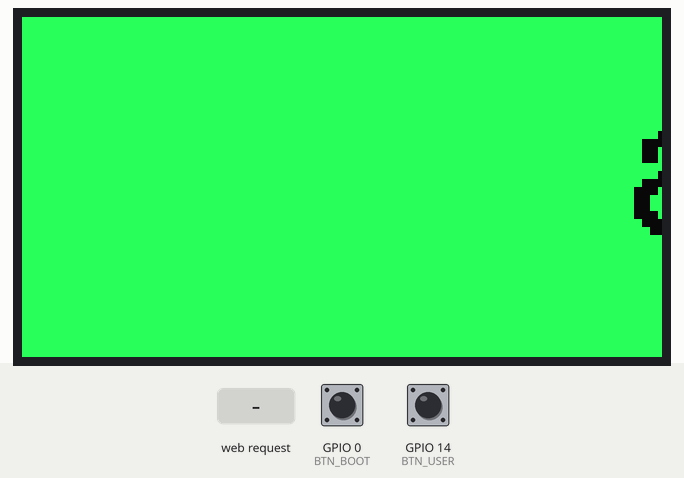
The sketch below on a simulated ESP32-S3. On the bench: 320×170 colour display. The test bench sets the inputs (shaded band); at power-on: GPIO 0 (BTN_BOOT) HIGH, GPIO 14 (BTN_USER) HIGH. EEPROM starts erased; what the sketch prints to the serial monitor is not drawn.

Above: at 1.7 s.
1.8 s: GPIO 0 (BTN_BOOT) pulled LOW for 0.2 s
At 2.81 s:
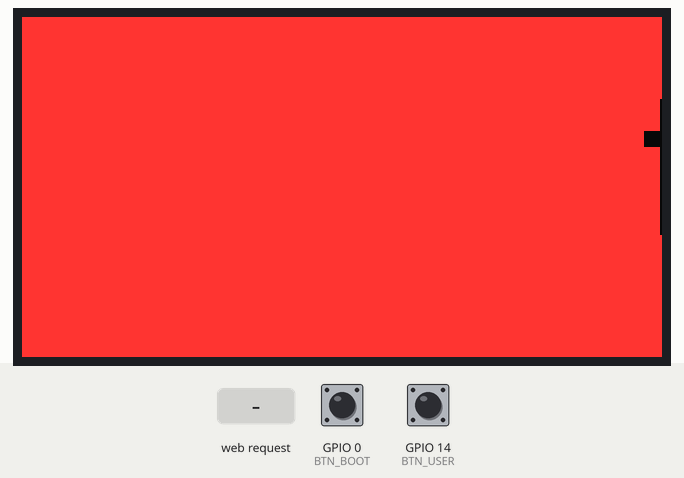
4.3 s: GPIO 14 (BTN_USER) pulled LOW for 3.2 s
At 6.89 s:
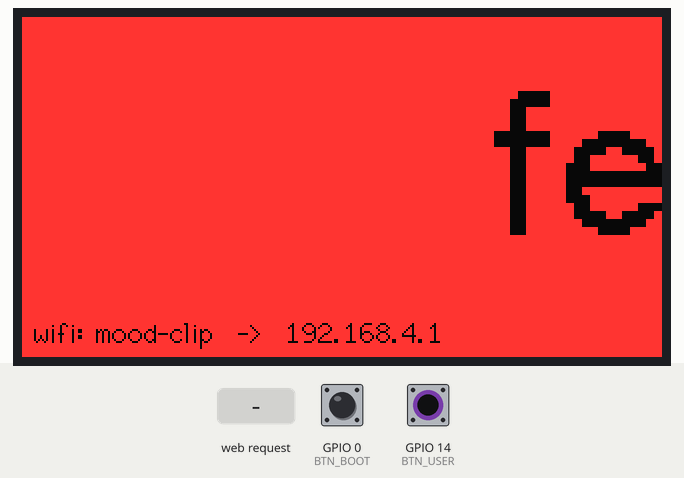
9.0 s: GPIO 0 (BTN_BOOT) pulled LOW for 1 s
At 10.52 s:
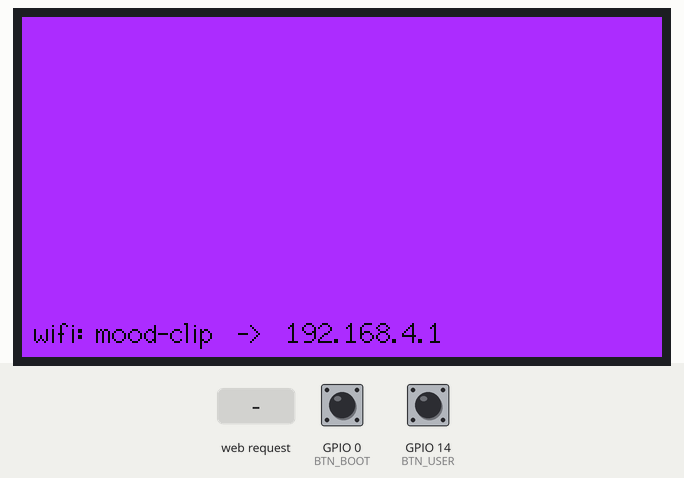
12.5 s: HTTP request GET /set?m=0 received
At 12.89 s:
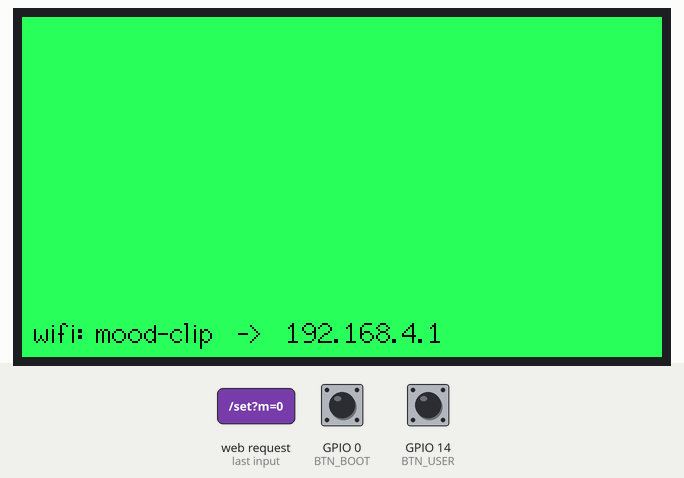
14.8 s: HTTP request GET /custom?t=1 received
At 16.52 s:
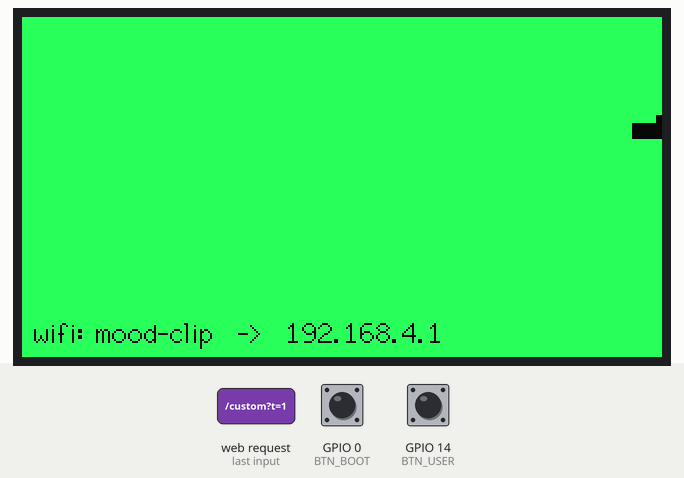
17.5 s: GPIO 14 (BTN_USER) pulled LOW for 3.2 s
At 19.98 s:
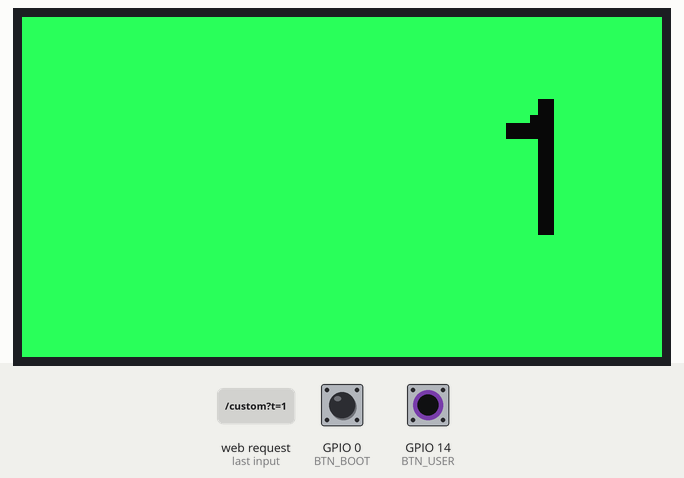

Measured:
- after the input at 14.8 s, the display: first differs from a run without the input after 0.20 s (image 5 shows a later state)

The sketch:

mood-clip.ino
```cpp
/*
 * mood-clip
 *
 * A wearable hair clip that displays a mood. Change it with the onboard
 * button, or from a phone over the clip's own WiFi access point.
 *
 * Hardware: LILYGO T-Display-S3 (ESP32-S3, 1.9" 170x320 ST7789) + LiPo.
 *
 *   BOOT button (GPIO0)  - short press: next mood
 *   USER button (GPIO14) - hold 2s: toggle the phone control AP
 *
 * No secrets file, no network credentials. Safe to hand to someone.
 */
#include <esp_sleep.h>
#include <driver/rtc_io.h>
#include <WiFi.h>
#include <WebServer.h>
#include <Preferences.h>
#include <TFT_eSPI.h>

// ---------------------------------------------------------------- config

#define AP_SSID      "mood-clip"
#define AP_PASSWORD  ""            // "" = open network. 8+ chars if you set one.

static const unsigned long AP_TIMEOUT_MS = 3UL * 60 * 1000;  // auto-off

// ---------------------------------------------------------------- hardware

#define PIN_POWER_ON 15   // MUST be HIGH or the screen is black on battery
#define PIN_LCD_BL   38
#define BTN_BOOT      0   // active LOW
#define BTN_USER     14   // active LOW

TFT_eSPI tft;
TFT_eSprite spr = TFT_eSprite(&tft);

static const int SCREEN_W = 320;
static const int SCREEN_H = 170;

WebServer server(80);
Preferences prefs;

// ---------------------------------------------------------------- moods

struct Mood {
  const char *name;      // shown on the phone button
  const char *face;      // shown on the phone button only
  const char *message;   // scrolls across the clip
  uint16_t    bg;
  uint16_t    fg;
};

// 565 colours
#define C_GREEN   0x2FEB
#define C_RED     0xF9A6
#define C_PINK    0xFC3B
#define C_PURPLE  0xA97F
#define C_BLUE    0x5D7F
#define C_AMBER   0xFD20
#define C_INK     0x0841

const Mood MOODS[] = {
  { "good",    ":)",   "all good over here",        C_GREEN,  C_INK },
  { "hangry",  ">:(",  "feed me immediately",       C_RED,    C_INK },
  { "tired",   "-_-",  "running on 3% battery",     C_PURPLE, C_INK },
  { "busy",    ":|",   "do not perceive me",        C_AMBER,  C_INK },
  { "happy",   "^-^",  "having a lovely time",      C_PINK,   C_INK },
  { "chill",   ":O",   "no thoughts, head empty",   C_BLUE,   C_INK },
};
static const int MOOD_COUNT = sizeof(MOODS) / sizeof(MOODS[0]);

// Appended after the message, so it repeats with every scroll cycle.
// Index 0 is "none". ASCII only — the built-in fonts have nothing else.
// Nothing containing '<' here, it would break the HTML.
const char *FACES[] = { "", ":)", ">:(", "-_-", ":|", "^-^", ":O", ":P", "x_x" };
static const int FACE_COUNT = sizeof(FACES) / sizeof(FACES[0]);

int  moodIndex     = 0;
int  faceIndex     = 0;       // 0 = no face
char customMsg[64] = "";      // set from the phone; overrides the message

uint16_t customBg    = 0;     // chosen from the phone colour picker
bool     useCustomBg = false;

// ---------------------------------------------------------------- state

bool          apActive    = false;
bool          pageServed  = false;   // someone loaded the page this session
unsigned long apStarted   = 0;
unsigned long lastRequest = 0;

int           scrollX     = SCREEN_W;
unsigned long lastStep    = 0;
static const int SCROLL_DELAY_MS = 16;
static const int GAP_PX          = 180;

// ------------------------------------------------------ types & prototypes

// These must appear above the first function definition. Arduino generates
// prototypes and inserts them there, so any type used in a signature has to
// be declared before that point.

struct Button {
  uint8_t       pin;
  bool          down      = false;
  unsigned long downAt    = 0;
  bool          longFired = false;
};

Button bBoot{BTN_BOOT};
Button bUser{BTN_USER};

enum BtnEvent { BTN_NONE, BTN_SHORT, BTN_LONG };

BtnEvent poll(Button &b, unsigned long longMs);
void drawFrame();
void applyMood(int idx);
void startAP();
void stopAP();
void saveState();

// ---------------------------------------------------------------- persistence

void saveState() {
  prefs.begin("moodclip", false);
  prefs.putInt("mood", moodIndex);
  prefs.putInt("face", faceIndex);
  prefs.putString("custom", customMsg);
  prefs.end();
}

void loadState() {
  prefs.begin("moodclip", true);
  moodIndex = prefs.getInt("mood", 0);
  faceIndex = prefs.getInt("face", 0);
  String c  = prefs.getString("custom", "");
  prefs.end();

  if (moodIndex < 0 || moodIndex >= MOOD_COUNT) moodIndex = 0;
  if (faceIndex < 0 || faceIndex >= FACE_COUNT) faceIndex = 0;
  strncpy(customMsg, c.c_str(), sizeof(customMsg) - 1);
  customMsg[sizeof(customMsg) - 1] = '\0';
}

// ---------------------------------------------------------------- display

// The face is appended to the message rather than drawn separately, so the
// marquee's two copies carry it along and it reappears every cycle.
String currentMessage() {
  String m = customMsg[0] ? String(customMsg) : String(MOODS[moodIndex].message);
  if (faceIndex > 0) {
    m += "  ";
    m += FACES[faceIndex];
  }
  return m;
}

void applyMood(int idx) {
  if (idx < 0 || idx >= MOOD_COUNT) return;
  moodIndex    = idx;
  customMsg[0] = '\0';        // picking a preset clears any custom text
  useCustomBg  = false;       // and its colour
  scrollX      = SCREEN_W;    // restart the marquee
  saveState();                // the face is deliberately kept
  Serial.printf("mood: %s\n", MOODS[moodIndex].name);
}

void drawFrame() {
  const Mood &m = MOODS[moodIndex];

  uint16_t bg = useCustomBg ? customBg  : m.bg;
  uint16_t fg = useCustomBg ? TFT_BLACK : m.fg;

  spr.fillSprite(bg);
  spr.setTextColor(fg, bg);

  // Message, large, filling the screen. Font 4 at size 4 is 104px tall,
  // so (170 - 104) / 2 = 33 centres it vertically.
  spr.setTextFont(4);
  spr.setTextSize(4);
  spr.setTextDatum(TL_DATUM);
  String msg = currentMessage();
  int w = spr.textWidth(msg);

  spr.drawString(msg, scrollX, 33);
  spr.drawString(msg, scrollX + w + GAP_PX, 33);   // second copy = seamless loop

  // Only while waiting for someone to connect. It disappears once the page
  // has been served, which is exactly when it stops being useful.
  if (apActive && !pageServed) {
    spr.setTextFont(2);
    spr.setTextSize(1);
    spr.drawString("wifi: " AP_SSID "  ->  192.168.4.1", 6, 150);
  }

  spr.pushSprite(0, 0);

  if ((scrollX -= 3) < -(w + GAP_PX)) scrollX = 0;
}

// ---------------------------------------------------------------- web page

String buildPage() {
  String h = F(
    "<!doctype html><html><head><meta charset=utf-8>"
    "<meta name=viewport content='width=device-width,initial-scale=1'>"
    "<title>mood clip</title><style>"
    "body{font-family:system-ui,sans-serif;background:#111;color:#eee;"
    "margin:0;padding:24px;text-align:center}"
    "h1{font-size:20px;font-weight:600;margin:0 0 20px}"
    "h2{font-size:14px;font-weight:500;color:#888;margin:22px 0 10px}"
    ".grid{display:grid;grid-template-columns:1fr 1fr;gap:12px}"
    "button{font-size:17px;padding:20px 8px;border:0;border-radius:14px;"
    "background:#2a2a2a;color:#eee;cursor:pointer}"
    "button:active{background:#3d3d3d}"
    "input{width:100%;box-sizing:border-box;font-size:16px;padding:14px;"
    "margin-top:22px;border-radius:12px;border:1px solid #333;"
    "background:#1c1c1c;color:#eee}"
    ".row{display:flex;gap:8px;margin-top:22px}"
    ".row input{margin-top:0;flex:1}"
    ".go{padding:14px 22px;font-size:16px;border-radius:12px;"
    "background:#3a6ea5}"
    ".faces{display:grid;grid-template-columns:repeat(3,1fr);gap:8px}"
    ".faces button{font-size:15px;padding:14px 4px}"
    ".sw{display:flex;align-items:center;justify-content:space-between;"
    "margin-top:14px;padding:14px 18px;border-radius:12px;"
    "border:1px solid #333;background:#1c1c1c;font-size:16px}"
    ".sw input{width:52px;height:38px;padding:0;margin:0;border:0;"
    "border-radius:9px;background:none}"
    "#s{margin-top:18px;font-size:14px;color:#888;min-height:20px}"
    "</style></head><body><h1>pick a mood</h1><div class=grid>");

  for (int i = 0; i < MOOD_COUNT; i++) {
    h += "<button onclick=\"set(" + String(i) + ")\">";
    h += MOODS[i].face;
    h += "<br>";
    h += MOODS[i].name;
    h += "</button>";
  }

  h += F("</div>"                            // closes .grid
         "<h2>add a face</h2><div class=faces>");

  for (int i = 0; i < FACE_COUNT; i++) {
    h += "<button onclick=\"face(" + String(i) + ")\">";
    h += (i == 0) ? "none" : FACES[i];
    h += "</button>";
  }

  h += F(
    "</div>"                                 // closes .faces
    "<div class=row>"
    "<input id=t maxlength=60 placeholder='or type your own...'>"
    "<button class=go onclick=sendText()>set</button></div>"
    "<label class=sw>pick a colour"
    "<input type=color id=c value='#44ddaa'></label>"
    "<div id=s></div>"
    "<script>"
    "function say(m){document.getElementById('s').textContent=m}"
    "function set(i){fetch('/set?m='+i).then(()=>say('done'))}"
    "function face(i){fetch('/face?f='+i).then(()=>say('face set'))}"
    "function sendText(){var t=document.getElementById('t');"
    "fetch('/custom?t='+encodeURIComponent(t.value))"
    ".then(()=>say('sent'));t.blur();}"
    "document.getElementById('t').addEventListener('keydown',e=>{"
    "if(e.key==='Enter')sendText();});"
    "document.getElementById('c').addEventListener('change',e=>{"
    "fetch('/color?c='+e.target.value.slice(1))"
    ".then(()=>say('colour set'));});"
    "</script></body></html>");

  return h;
}

void handleRoot() {
  lastRequest = millis();
  pageServed  = true;
  server.send(200, "text/html", buildPage());
}

void handleSet() {
  lastRequest = millis();
  if (server.hasArg("m")) applyMood(server.arg("m").toInt());
  server.send(200, "text/plain", "ok");
}

void handleCustom() {
  lastRequest = millis();
  if (server.hasArg("t")) {
    String t = server.arg("t");
    t.trim();
    strncpy(customMsg, t.c_str(), sizeof(customMsg) - 1);
    customMsg[sizeof(customMsg) - 1] = '\0';
    scrollX = SCREEN_W;
    saveState();
    Serial.printf("custom: %s\n", customMsg);
  }
  server.send(200, "text/plain", "ok");
}

void handleFace() {
  lastRequest = millis();
  if (server.hasArg("f")) {
    int f = server.arg("f").toInt();
    if (f >= 0 && f < FACE_COUNT) {
      faceIndex = f;
      scrollX   = SCREEN_W;
      saveState();
      Serial.printf("face: %s\n", faceIndex ? FACES[faceIndex] : "(none)");
    }
  }
  server.send(200, "text/plain", "ok");
}

void handleColor() {
  lastRequest = millis();
  if (server.hasArg("c")) {
    long v = strtol(server.arg("c").c_str(), NULL, 16);
    uint8_t r = (v >> 16) & 0xFF, g = (v >> 8) & 0xFF, b = v & 0xFF;
    // Pack 24-bit RGB into RGB565: 5 bits red, 6 green, 5 blue.
    customBg    = ((r & 0xF8) << 8) | ((g & 0xFC) << 3) | (b >> 3);
    useCustomBg = true;
    Serial.printf("color: %06lX\n", v);
  }
  server.send(200, "text/plain", "ok");
}

// ---------------------------------------------------------------- ap

void startAP() {
  WiFi.mode(WIFI_AP);
  if (strlen(AP_PASSWORD) >= 8) {
    WiFi.softAP(AP_SSID, AP_PASSWORD);
  } else {
    WiFi.softAP(AP_SSID);          // open network
  }

  server.on("/", handleRoot);
  server.on("/set", handleSet);
  server.on("/custom", handleCustom);
  server.on("/face", handleFace);
  server.on("/color", handleColor);
  server.onNotFound(handleRoot);   // any URL lands on the page
  server.begin();

  apActive    = true;
  pageServed  = false;
  apStarted   = millis();
  lastRequest = millis();

  Serial.print("ap: up at ");
  Serial.println(WiFi.softAPIP());
}

void stopAP() {
  server.stop();
  WiFi.softAPdisconnect(true);
  WiFi.mode(WIFI_OFF);
  apActive = false;
  Serial.println("ap: down");
}

void goToSleep() {
  Serial.println("sleeping");
  delay(50);
  if (apActive) stopAP();
  tft.fillScreen(TFT_BLACK);
  digitalWrite(PIN_LCD_BL, LOW);      // backlight off
  digitalWrite(PIN_POWER_ON, LOW);    // peripherals off
  while (digitalRead(BTN_BOOT) == LOW) delay(10);   // wait for release
  delay(100);                                        // let it settle
  rtc_gpio_pullup_en(GPIO_NUM_0);
  rtc_gpio_pulldown_dis(GPIO_NUM_0);
  esp_sleep_enable_ext0_wakeup(GPIO_NUM_0, 0);
  esp_sleep_enable_ext0_wakeup(GPIO_NUM_0, 0);   // BOOT pulled low wakes it
  esp_deep_sleep_start();
}

// ---------------------------------------------------------------- buttons

// Poll once per loop. Returns an event at most once per press.
// A long press fires the moment the threshold is crossed; the following
// release is then swallowed so you never get both events from one press.
BtnEvent poll(Button &b, unsigned long longMs) {
  bool nowDown = (digitalRead(b.pin) == LOW);
  BtnEvent ev  = BTN_NONE;

  if (nowDown && !b.down) {               // pressed
    b.downAt    = millis();
    b.longFired = false;
  } else if (nowDown && b.down) {         // held
    if (longMs && !b.longFired && millis() - b.downAt >= longMs) {
      b.longFired = true;
      ev = BTN_LONG;
    }
  } else if (!nowDown && b.down) {        // released
    unsigned long held = millis() - b.downAt;
    if (!b.longFired && held > 40) ev = BTN_SHORT;   // 40ms debounce
  }

  b.down = nowDown;
  return ev;
}

// ---------------------------------------------------------------- setup

void setup() {
  pinMode(PIN_POWER_ON, OUTPUT);
  digitalWrite(PIN_POWER_ON, HIGH);

  pinMode(PIN_LCD_BL, OUTPUT);
  digitalWrite(PIN_LCD_BL, HIGH);

  pinMode(BTN_BOOT, INPUT_PULLUP);
  pinMode(BTN_USER, INPUT_PULLUP);

  Serial.begin(115200);
  delay(300);
  Serial.println("\nmood-clip starting");
  Serial.printf("wake cause: %d\n", esp_sleep_get_wakeup_cause());

  tft.init();
  tft.setRotation(1);
  tft.fillScreen(TFT_BLACK);
  spr.createSprite(SCREEN_W, SCREEN_H);

  loadState();
  Serial.printf("mood: %s (restored)\n", MOODS[moodIndex].name);

  WiFi.mode(WIFI_OFF);   // radio off until asked for — saves a lot of battery
}

// ---------------------------------------------------------------- loop

void loop() {
  unsigned long now = millis();

  // BOOT: short press = next mood, hold 2s = sleep
  BtnEvent e = poll(bBoot, 2000);
  if (e == BTN_SHORT) applyMood((moodIndex + 1) % MOOD_COUNT);
  if (e == BTN_LONG)  goToSleep();

  // USER: hold 2s to toggle phone control
  if (poll(bUser, 2000) == BTN_LONG) {
    if (apActive) stopAP(); else startAP();
  }

  if (apActive) {
    server.handleClient();
    // millis() read fresh here, not the cached `now`: lastRequest is set
    // inside startAP() just above, so it can be slightly ahead of `now`,
    // and unsigned subtraction would wrap to a huge number and fire at once.
    if (millis() - lastRequest > AP_TIMEOUT_MS) {
      Serial.println("ap: idle timeout");
      stopAP();
    }
  }

  if (now - lastStep >= SCROLL_DELAY_MS) {
    lastStep = now;
    drawFrame();
  }
}
```
